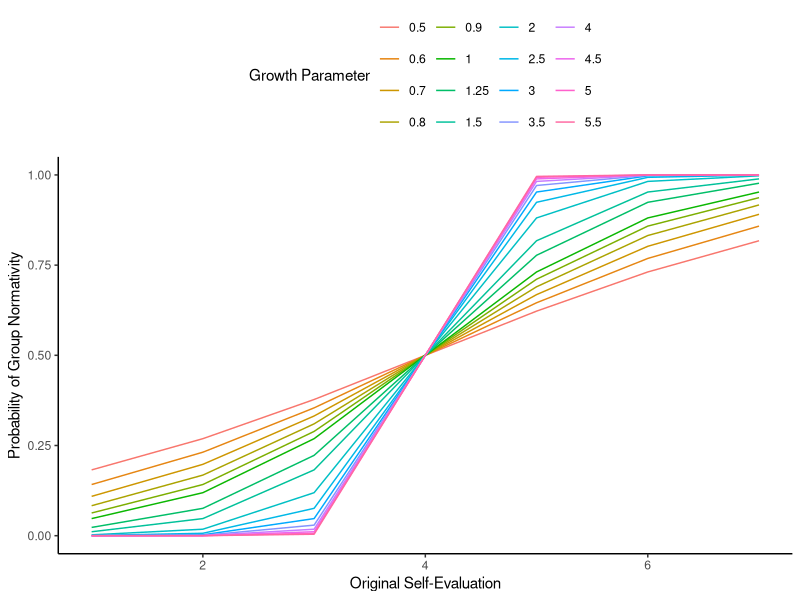

The R source for this figure: (Note: this script raises an error after producing the figure.)



logFunc <- function(input, slope=1, shift=0){
  input = input - 4
  output = 1 / (1 + exp(-slope * (input - shift ) ))
  return(output)
}

Minputs=c(.5,.6,.7,.8,.9,1,1.25,1.5,2,2.5,3,3.5,4,4.5,5,5.5)
df<-data.frame(Minputs=sort(rep(Minputs, 7)), eval=rep(1:7) )
df$trans<-logFunc(df$eval, df$Minputs, shift = 0)

library(ggplot2)
FSplot<-ggplot(data=df, aes(x=eval, y=trans, group=as.factor(Minputs), color= as.factor(Minputs) )) +
  geom_line() + xlab("Original Self-Evaluation") + ylab("Probability of Group Normativity")  + theme_classic() +
  theme(legend.position="top") + labs(color="Growth Parameter")
FSplot
#ggsave("~/Documents/UC Riverside/Studies/Feedback Study/Manuscript/Figures/FS_demonstration.jpg", units = "in", dpi = 600, width = 4, height = 4)

Minputs <- c(4.407416, 2.48609)
df<-data.frame(Minputs=sort(rep(Minputs, 7)), eval=rep(1:7) )
df$trans<-logFunc(df$eval, df$Minputs, shift = 0)
FSplot<-ggplot(data=df, aes(x=eval, y=trans, group=as.factor(Minputs), color= as.factor(Minputs) )) +
  geom_line() + geom_point() + xlab("Original Self-Evaluation") + ylab("Probability of Group Normativity")  + theme_classic() +
  theme(legend.position="top") + labs(color="Growth Parameter")  + 
  scale_color_manual(labels=c('Outgroup','Ingroup'), values = wes_palette("Darjeeling1"))
FSplot





logFunc <- function(input, slope=1, shift=0, L=1){
  input = input - 4
  output = (L / (1 + exp(-slope * (input - shift ) )) ) + (1-L)/2
  return(output)
}

Minputs=c(.5,.6,.7,.8,.9,1,1.25,1.5,2,2.5,3,3.5,4,4.5,5,5.5)
df<-data.frame(Minputs=sort(rep(Minputs, 7)), eval=rep(1:7) )
df$trans<-logFunc(df$eval, df$Minputs, shift = 0, L = .5)

library(ggplot2)
FSplot<-ggplot(data=df, aes(x=eval, y=trans, group=as.factor(Minputs), color= as.factor(Minputs) )) +
  geom_line() + xlab("Original Self-Evaluation") + ylab("Probability of Group Normativity")  + theme_classic() +
  theme(legend.position="top") + labs(color="Growth Parameter")
FSplot

###

logFunc <- function(input, slope=1, shift=0, L=1, B=0){
  input = input - 4
  output = (L / (1 + exp(-slope * (input - shift ) )) ) + (B)
  return(output)
}

Minputs=c(.5,.6,.7,.8,.9,1,1.25,1.5,2,2.5,3,3.5,4,4.5,5,5.5)
df<-data.frame(Minputs=sort(rep(Minputs, 7)), eval=rep(1:7) )
df$trans<-logFunc(df$eval, df$Minputs, shift = 0, L = .75, B = .1)

library(ggplot2)
FSplot<-ggplot(data=df, aes(x=eval, y=trans, group=as.factor(Minputs), color= as.factor(Minputs) )) +
  geom_line() + xlab("Original Self-Evaluation") + ylab("Probability of Group Normativity")  + theme_classic() +
  theme(legend.position="top") + labs(color="Growth Parameter")
FSplot


DP <- sum(model_data$prevSelf[1,] * model_data$prevSim[1,1,])
logFunc <- function(input, slope=1, shift=0){
  #input = input - 4
  output = 1 / (1 + exp(-slope * (input - shift ) ))
  return(output)
}
logFunc(DP,shift=140:145)


